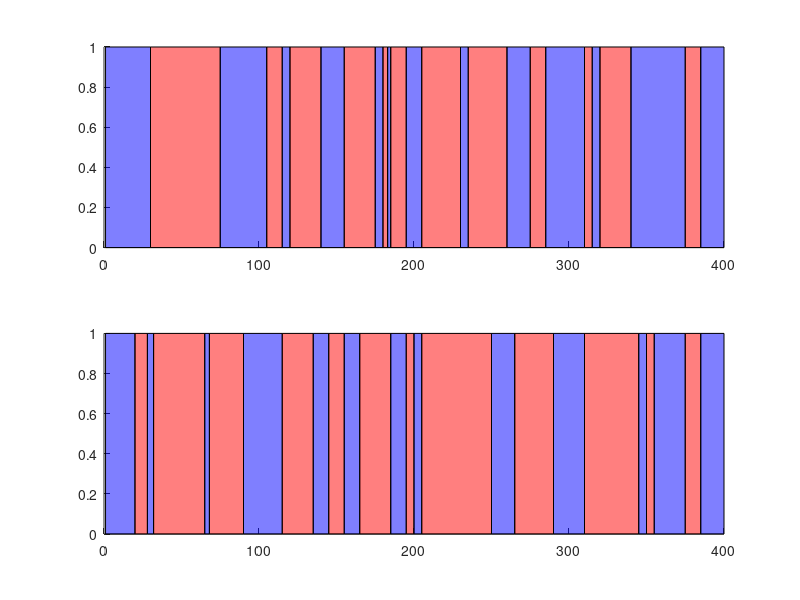

The MATLAB script that drew this image:
p1 = [0  1  0  1   0   1   0   1   0   1   0   1   0   1   0   1   0   1   0   1   0   1   0   1   0   1   ;  
      1  30 75 105 115 120 140 155 175 180 183 185 195 205 230 235 260 275 285 310 315 320 340 375 385 400 ];
    
p2 = [0  1  0  1   0   1   0   1   0   1   0   1   0   1   0   1   0   1   0   1   0   1   0   1   0   1   ;  
      1  20 28 32  65  68  90  115 135 145 155 165 185 195 200 205 250 265 290 310 345 350 355 375 385 400 ];
    
    
lin_fig = figure;
subplot(2,1,1);

for i = 1:size(p1,2)-1
  
  place_i1_start = p1(2,i);
  place_i1_end   = p1(2,i+1);
  
  if(p1(1,i) == 1)
    %places
    p=patch([place_i1_start place_i1_end place_i1_end place_i1_start],[0 0 1 1],'r');
    set(p,'FaceAlpha',0.5);
    hold on;
  else
    %transitions
    p=patch([place_i1_start place_i1_end place_i1_end place_i1_start],[0 0 1 1],'b');
    set(p,'FaceAlpha',0.5);
    hold on;
  end  
end

subplot(2,1,2);

for i = 1:size(p2,2)-1
  
  place_i1_start = p2(2,i);
  place_i1_end   = p2(2,i+1);
  
  if(p2(1,i) == 1)
    %places
    p=patch([place_i1_start place_i1_end place_i1_end place_i1_start],[0 0 1 1],'r');
    set(p,'FaceAlpha',0.5);
    hold on;
  else
    %transitions
    p=patch([place_i1_start place_i1_end place_i1_end place_i1_start],[0 0 1 1],'b');
    set(p,'FaceAlpha',0.5);
    hold on;
  end  
end